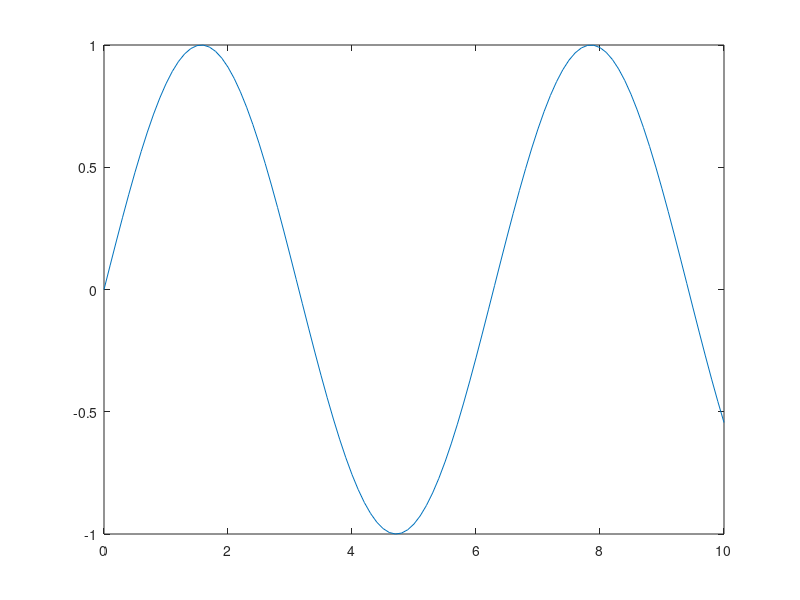
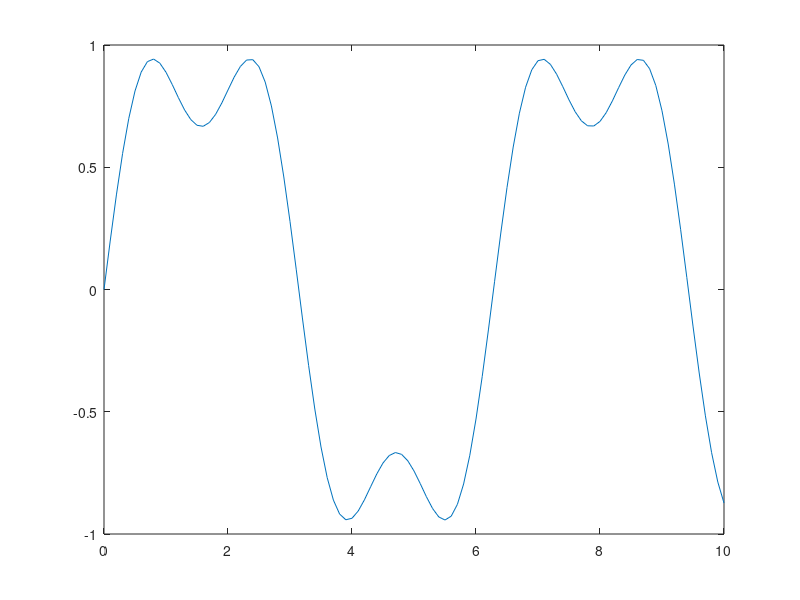
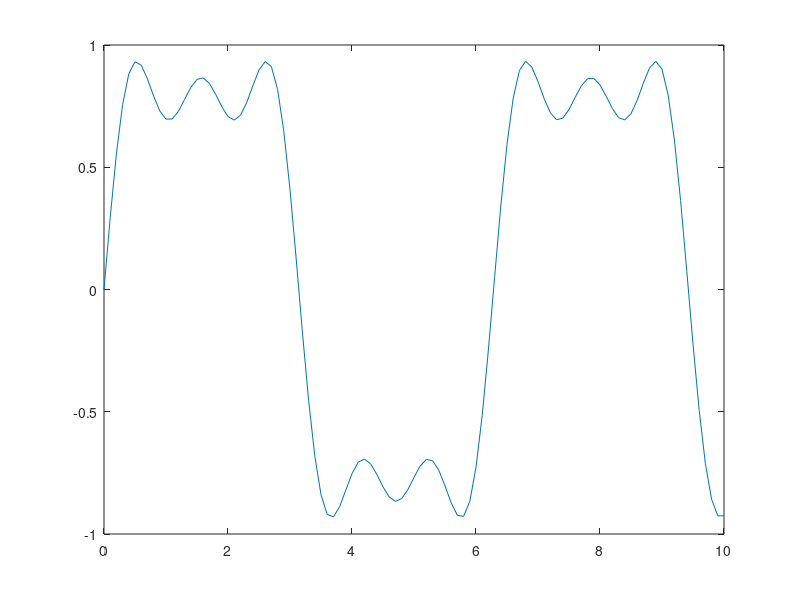
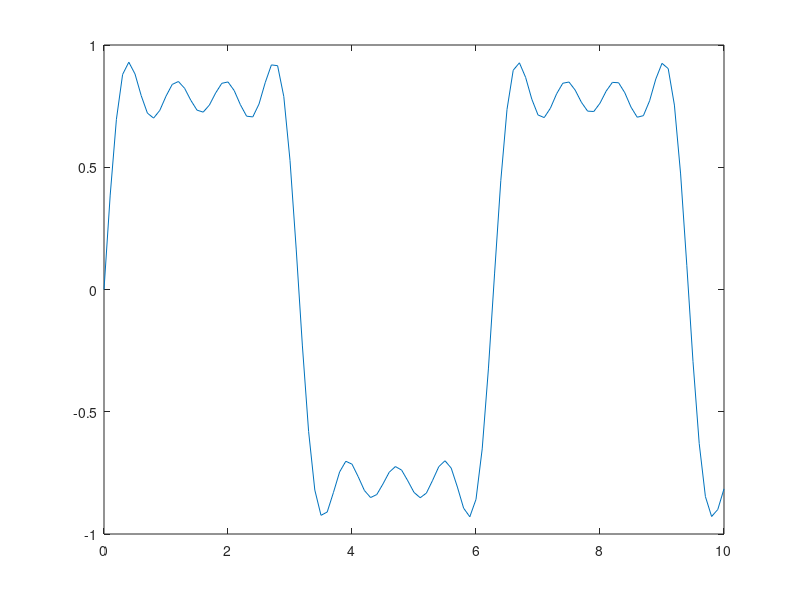

MATLAB code for these plots, in order:
%verification is done for square wave with A=1 W=1
clc;close all;clear;
t=0:0.1:10;
y1=sin(t);
figure,plot(t,y1);
y2=sin(t)+sin(3*t)/3;
figure,plot(t,y2);
y3=sin(t)+sin(3*t)/3+sin(5*t)/5;
figure,plot(t,y3);
y4=sin(t)+sin(3*t)/3+sin(5*t)/5+sin(7*t)/7;
figure,plot(t,y4);
t=0:0.02:pi;
y=zeros(10,length(t));
x=zeros(size(t));
for k=1:2:19
    x=x+sin(k*t)/k;
    y5((k+1)/2,:)=x;
end
figure,plot(t,y5);

